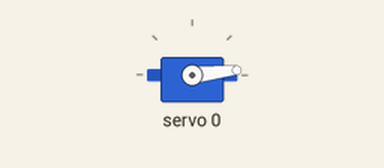
The sketch below on a simulated Arduino Uno, built with avr-gcc and run on an emulated ATmega328P. On the bench: servo. What the sketch prints to the serial monitor is not drawn.

Above: at 0.05 s.
At 2.4 s:
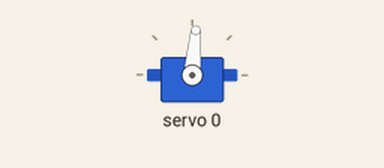
At 4.75 s:
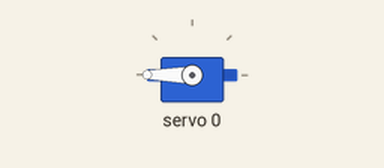
At 9.5 s:
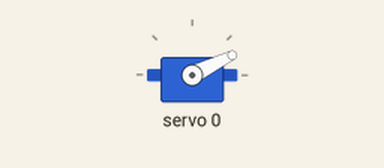
Timing chart, 0 to 13.0 s (numbered marks = the images above):
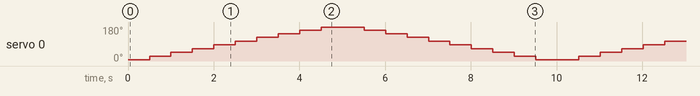

Measured:
- by itself, servo 0: repeats every 10.0 s: 46° 0.50 s, 66° 0.50 s, 85° 0.50 s, 105° 0.50 s, 125° 0.50 s, 145° 0.50 s, 164° 0.50 s, 180° 1.0 s, 164° 0.50 s, 145° 0.50 s, 125° 0.50 s, 105° 0.50 s, 85° 0.50 s, 66° 0.50 s, 46° 0.50 s, 26° 0.50 s, 6° 1.0 s, 26° 0.50 s

The sketch:

servo_PWM_test.ino
```cpp
#include <Wire.h>
#include <Adafruit_PWMServoDriver.h>

// Define your servo min and max pulse lengths
#define SERVOMIN 150  // Pulse length for 0 degrees
#define SERVOMAX 600  // Pulse length for 180 degrees

// Create an instance of the PCA9685 driver
Adafruit_PWMServoDriver pwm = Adafruit_PWMServoDriver();

void setup() {
  Serial.begin(9600);
  pwm.begin();
  pwm.setPWMFreq(60);  // Set the PWM frequency to 60 Hz for servos
  Serial.println("PCA9685 Servo Test");
}

void loop() {
  // Sweep from 0 to 180 degrees
  for (float angle = 0; angle <= 180; angle += 20) {
    setServoAngle(0, angle); // Move servo 0 to the specified angle
    delay(500); // Wait to see the movement
  }

  // Sweep from 180 to 0 degrees
  for (float angle = 180; angle >= 0; angle -= 20) {
    setServoAngle(0, angle);
    delay(500); // Wait to see the movement
  }
}

// Function to set the servo angle
void setServoAngle(uint8_t servo, float angle) {
  // Map the angle to the corresponding pulse width
  int pulseWidth = map(angle, 0, 180, SERVOMIN, SERVOMAX);
  pwm.setPWM(servo, 0, pulseWidth); // Set the PWM signal for the specified servo
}
```
